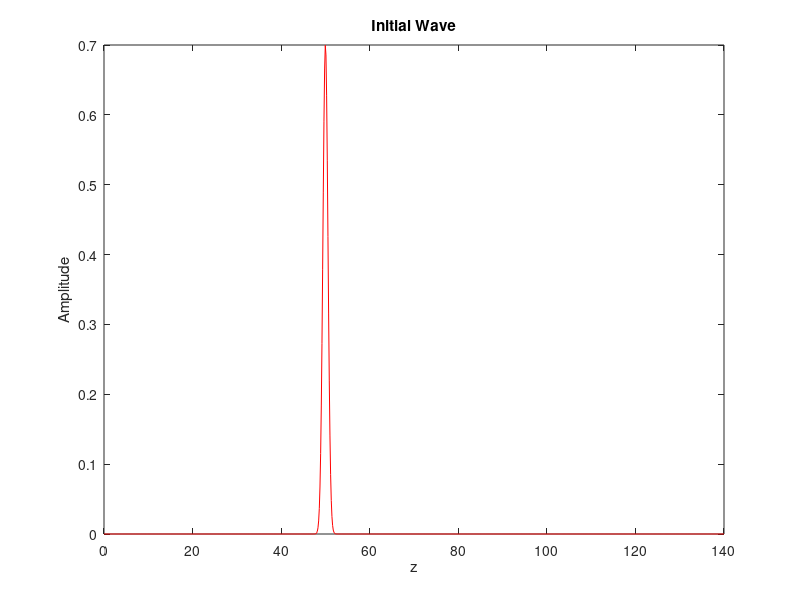

MATLAB code for this plot: (Note: this script raises an error after producing the figure.)
% Solving Parabolic Wave equation with finite differences and 
% Crank Nicolson, with PML

% Works well, replicates what is done in the report.
% Flat earth, constant refraction index n(z) = k^2(n^2-1))

clear all, close all, clc
tic

z0 = 0; 
d = 40;                % Thickness of PML
sigma_max = 20;        % Maximum damping
Nz = 934;%5490;%1120;             % Number of points in z-direction
% Nyqvist stability: Ny = 5 490
zend = 140;
z1 = zend-d;           % Transition between domain and PML
z0 = 0;
dz = (zend-z0)/(Nz-1); % Compute spatial step

x0 = 0;                             
xend = 10000;
Nx = 66667;%12799;             % Number of steps in x-direction
% Nyqvist stability: Nx = 762 300, kommer ta 10 h
dx = (xend-x0)/(Nx-1);

lambda = 0.3;        % Radar wavelength
wk = 2*pi/lambda;    % Wave number
n = 1.000293;        % refractive index air

c = wk^2*(n^2-1);    % Constant n0 

a = 0;               % Dirichlet bundary condition at z0
b = 0;               % Dirichlet bundary condition at zN

z = linspace(z0,zend,Nz);
x = linspace(x0,xend,Nx);

% % Gaussian wave as initial condition
% z_c = (z0+z1)/2;                          % Center of the wave
% wave_par = 5;                             % Controls wave width, low -> wide
% u0 = 10*exp(-wave_par * (z - z_c).^2)';   % Gaussian wave as initial condition

% Initial condition from report
beta = 8*pi/180;    % Beam width parameter
theta0 = 0;         % Elevation angle in radians
ha = 50;            % Antenna height
k = wk;             % Wave number

% Compute initial field
u_fs = @(z) (k*beta)/(2*sqrt(2*pi*log(2))) .* exp(-1i*k*theta0*z) .* exp(-(beta^2/(8*log(2)))*k^2*(z-ha).^2);

u0 = u_fs(z) - u_fs(-z);

% Plot of initial wave
plot(z, abs(u0), 'r');
title('Initial Wave');
xlabel('z'); ylabel('Amplitude');



% Absorption function sigma(z)
sigma = zeros(Nz, 1);
% for j = 1:Nz
%     if z(j) > z1
%         sigma(j) = sigma_max * ((z(j) - z1) / (zend - z1))^3;
%     end
% end
sigma(z > z1) = sigma_max * ((z(z > z1) - z1) / (zend - z1)).^3;


% Derivative of sigma
sigma_prime = zeros(Nz, 1);
% for j = 2:Nz-1
%     sigma_prime(j) = (sigma(j+1) - sigma(j-1)) / (2 * dz);
% end
sigma_prime(2:Nz-1) = diff(sigma, 2) / (2 * dz);


%Matrix from finite differences
%Construct F matrix with PML
F = zeros(Nz, Nz);
for j = 2:Nz-1
    factor = 1 / (1 + 1i * sigma(j));
    F(j, j-1) = factor * 1/dz^2 + factor^2*1i*sigma_prime(j)/(2*dz);
    F(j, j)   = factor * -2/dz^2;
    F(j, j+1) = factor * 1/dz^2 - factor^2*1i*sigma_prime(j)/(2*dz);
end

%F = spdiags([factor(2:Nz) ./ dz^2, -2 * factor ./ dz^2, factor(1:Nz-1) ./ dz^2], [-1 0 1], Nz, Nz);


% Dirichlet BC, u0 = 0, uN = 0
F(1, :) = 0; F(1, 1) = 1;
F(Nz, :) = 0; F(Nz, Nz) = 1; 

% Construct system of equations A u_n+1 = B u_n, from Cranc Nicolson
I = eye(Nz);

A = sparse(I - (F + I*c)*dx*1i/(2*2*wk));
B = sparse(I + (F + I*c)*dx*1i/(2*2*wk));


[L, U_mat] = lu(A);  % Perform LU decomposition outside the loop

U = zeros(Nz, Nx); 
U(:,1) = u0;

% Iterate in x
for i = 1:Nx-1

    %U(:,i+1) = A \ (B * U(:,i));
    U(:,i+1) = U_mat \ (L \ (B * U(:,i)));

end

%%
% % Simulation
% figure
% for step = 1:10:Nx
%     plot(z, real(U(:,step)), 'b', z, abs(U(:,step)), 'r--');
%     title(['Step ' num2str(step)]);
%     xlabel('z'); ylabel('Amplitude');
%     legend('Re(u)', '|u|');
%     drawnow;
%     pause(0.5)
% end

%%


% Propagation factor

F_dB = 20 * log10(abs(U) + eps) + 10 * log10(x + eps) + 10 * log10(lambda);

% Plot results
figure;
surf(x, z, F_dB, 'EdgeColor', 'none');
xlabel('x (Propagation direction)');
ylabel('z (Height)');
zlabel('F_{dB}');
title('Propagation Factor in dB');
colorbar;
clim([-50 10]);
view(2); % 2D view for better visualization


% Find indices corresponding to z values from 0 to 100
z_limit = 100;
z_indices = z <= z_limit;

% Extract the portion of F_dB and z that we want to plot
z_plot = z(z_indices);
F_dB_plot = F_dB(z_indices, :);

% Plot results excluding the PML region
figure;
surf(x, z_plot, F_dB_plot, 'EdgeColor', 'none');
xlabel('x (Propagation direction)');
ylabel('z (Height)');
zlabel('F_{dB}');
title('Propagation Factor in dB');
colorbar;
clim([-50 10]);
view(2); % 2D view for better visualization



% 3D plot, abs
figure
surf(x,z,abs(U));
title('Wave Propagation |u|');
xlabel('x'); ylabel('z'); zlabel('|u|');
shading interp


% Visualization of damping function
figure
plot(z, sigma);
title('PML Damping Function \sigma(z)');
xlabel('z'); ylabel('\sigma(z)');



% % Check energy evolution
% energy = zeros(1, Nx);
% for i = 1:Nx
%     energy(i) = sum(abs(U(:, i)).^2);
% end
% figure;
% plot(1:Nx, energy);
% title('Energy Over Time');
% xlabel('Time Step'); ylabel('Energy');

toc